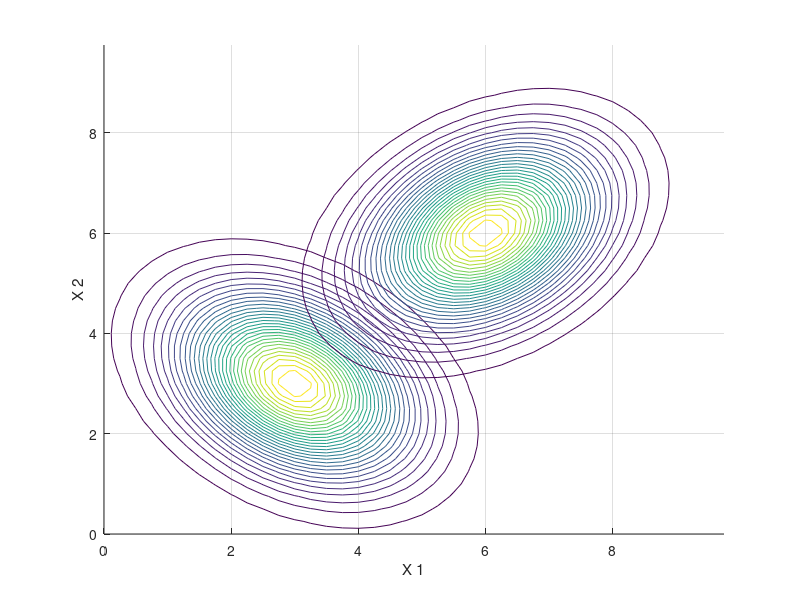
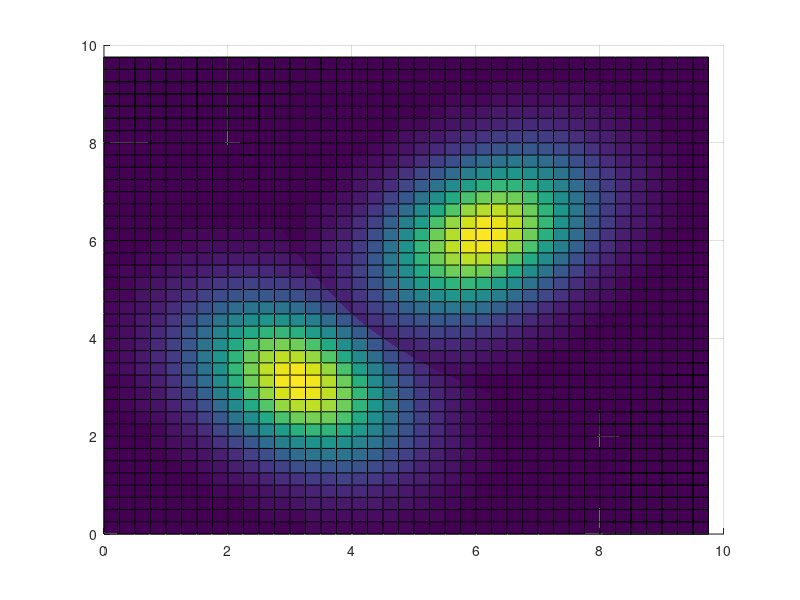
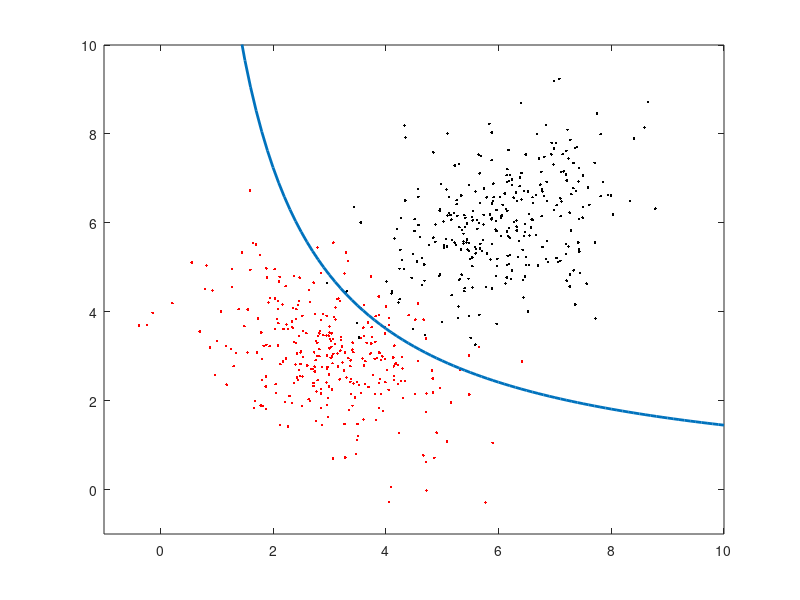
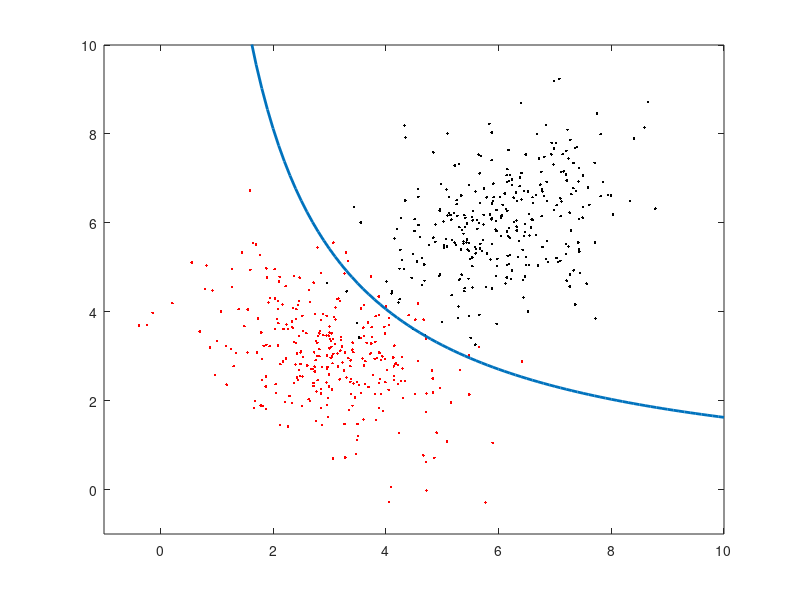

Source code (MATLAB) for these figures, in order:
%% PATTERN REVOGNITION AND STATISTICAL MODELING %%

% Michailidis Stergios 2020030080
% Moustakas   Ioannis  2020030120

% Exercise 1, question (1) b,c

%% b)
close all;
clear
clc

miu1   = [3 3];
sigma1 = [1.2  -0.4 ; -0.4  1.2];

miu2   = [6 6];
sigma2 = [1.2 0.4 ; 0.4 1.2];

x1 = 0 : 0.25 : 10 - 0.25;
x2 = 0 : 0.25 : 10 - 0.25;

[X1,X2] = meshgrid(x1,x2);

G1 = mvnpdf([X1(:) X2(:)], miu1, sigma1);
%reshape to match matrix dimension of X1
G1 = reshape(G1, size(X1));

G2 = mvnpdf([X1(:) X2(:)], miu2, sigma2);
%reshape to match matrix dimension of X2 
G2 = reshape(G2, size(X2));

figure(1)
hold on
grid on
contour(X1,X2,G1, 30);
contour(X1,X2,G2, 30);
hold off
xlabel('X 1')
ylabel('X 2')

figure(2)
hold on
grid on
surf(X1,X2,G1);
surf(X1,X2,G2);
hold off

%% c)

% a-priori probabilities
apriori1 = [0.1 0.25 0.5 0.75 0.9];
apriori2 = 1 - apriori1;
k = apriori2./apriori1;

% N number of samples
N = 300;

data_x1 = mvnrnd(miu1,sigma1,N);
data_x2 = mvnrnd(miu2,sigma2,N);

x_2 = -1:0.1:10;

% decision boundary is x_1 = (18 - 1.6*log(k))./x_2
for i = k
    figure
    plot(data_x1(:,1),data_x1(:,2),'r.',data_x2(:,1),data_x2(:,2),'k.')
    hold on
    x_1 = (18 - 1.6*log(i))./x_2;
    plot(x_2,x_1,"LineWidth",2)
    hold off
    axis([-1 10 -1 10]);
end

